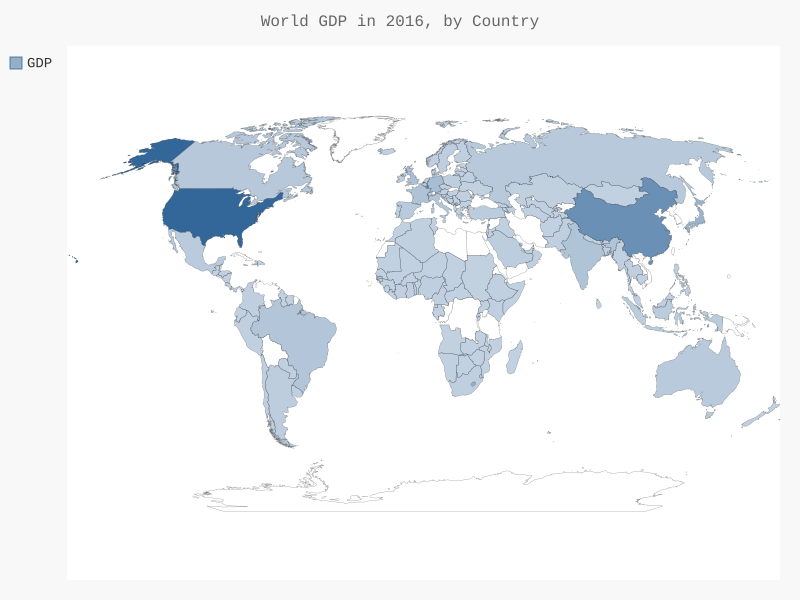

Write the Python code that produced this figure.
# -*- coding: utf-8 -*-
"""绘制全球各国2016年的GDP图表"""
__author__ = 'Huang Lun'
import json
from pygal_maps_world.maps import World
from pygal.style import LightColorizedStyle as LCS, RotateStyle as RS
from country_codes_full import get_country_code as gcd

# 将数据加载到一个列表中
filename = 'gdp.json'
with open(filename) as f:
    gdp_data = json.load(f)

# 创建一个包含GDP值的字典
cc_gdp = {}
for gdp_dict in gdp_data:
    if gdp_dict['Year'] == '2016':
        country_name = gdp_dict['Country Name']
        gdp = int(float(gdp_dict['Value']))
        code = gcd(country_name)
        if code:
            cc_gdp[code] = gdp

wm_style = RS('#336699', base_style=LCS)
wm = World(style=wm_style)
wm.title = 'World GDP in 2016, by Country'
wm.add('GDP', cc_gdp)

wm.render_to_file('world_gdp.svg')
